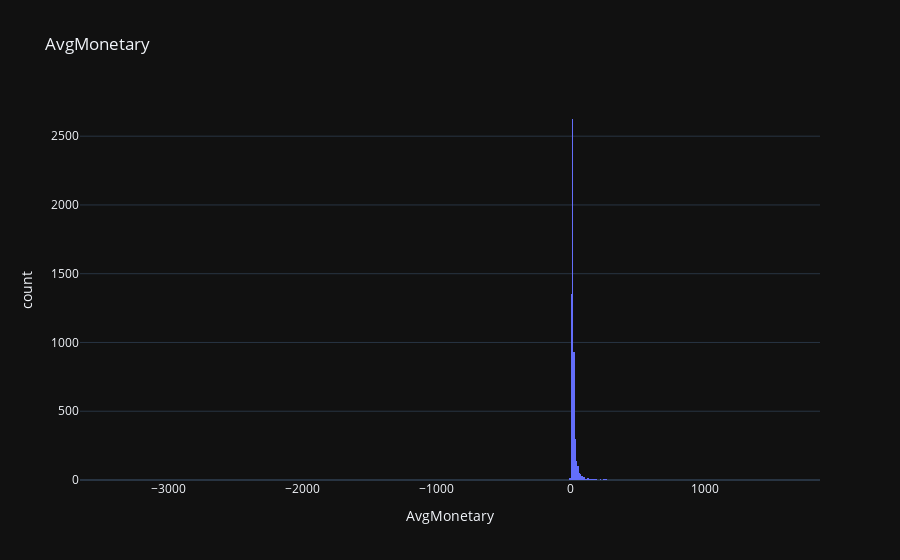

Notebook source saved alongside this figure:
### Code cell
# Create a histogram of the AvgMonetary column
px.histogram(rfm_df, x='AvgMonetary', title='AvgMonetary')

### Figure 1 — Plotly figure (JSON) as saved in the notebook; plotly's stock layout.template omitted (floating-point values rounded to 4 significant figures; data arrays with more than 128 entries replaced by an {"elided": "..."} marker saying what was removed)
{"data": [{"alignmentgroup": "True", "bingroup": "x", "hovertemplate": "AvgMonetary=%{x}<br>count=%{y}<extra></extra>", "legendgroup": "", "marker": {"color": "#636efa", "pattern": {"shape": ""}}, "name": "", "offsetgroup": "", "orientation": "v", "showlegend": false, "x": {"elided": "5796 float values"}, "xaxis": "x", "yaxis": "y", "type": "histogram"}], "layout": {"xaxis": {"anchor": "y", "domain": [0.0, 1.0], "title": {"text": "AvgMonetary"}}, "yaxis": {"anchor": "x", "domain": [0.0, 1.0], "title": {"text": "count"}}, "legend": {"tracegroupgap": 0}, "title": {"text": "AvgMonetary"}, "barmode": "relative"}}
